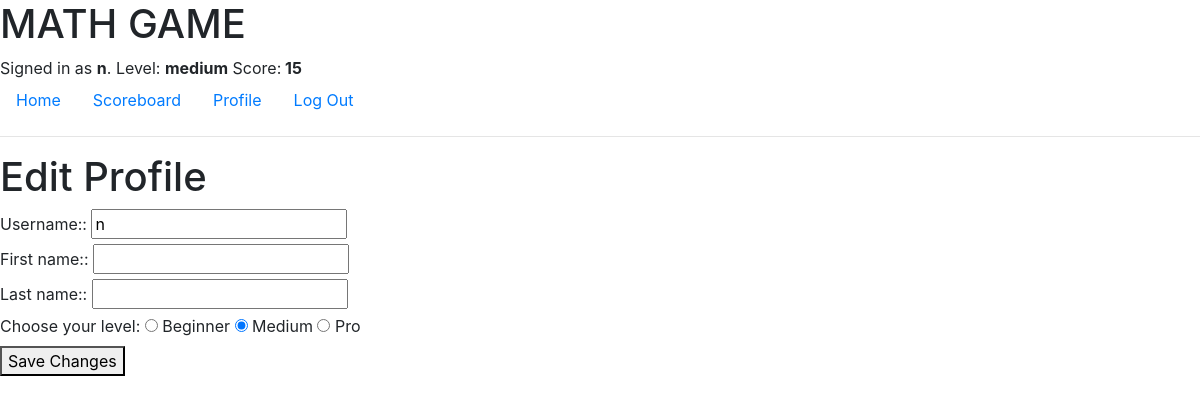
/edit_profile/ (signed in), run on an earlier commit of the app's database.
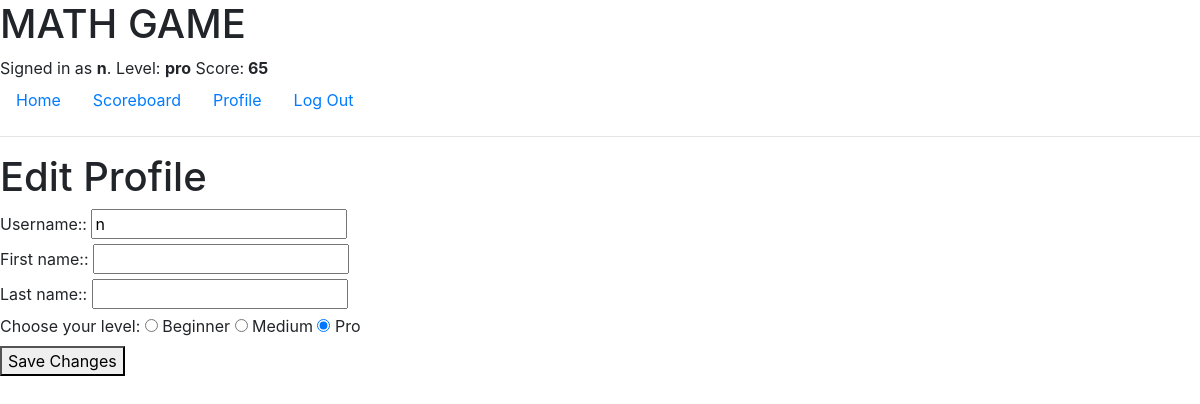
And on a later commit of the database.
### Math/models.py (models this page shows, shortened)
class User(AbstractUser):
    LEVEL_CHOICES = (
        ('beginner', 'Beginner'),
        ('medium', 'Medium'),
        ('pro', 'Pro'),
    )
    level = models.CharField(max_length=20, choices=LEVEL_CHOICES, default='beginner')
    score = models.IntegerField(default=0)
    groups = models.ManyToManyField('auth.Group', related_name='math_users_groups')
    user_permissions = models.ManyToManyField('auth.Permission', related_name='math_users_permissions')
    first_login = models.BooleanField(default=True)

### Math/views.py (the view)
# urls.py: path('edit_profile/', views.edit_profile, name='edit_profile'),
def edit_profile(request):
    user = request.user
    if request.method == 'POST':
        form = UserProfileForm(request.POST, instance=user)
        if form.is_valid():
            form.save()
            return redirect('profile')
    else:
        form = UserProfileForm(instance=user)
    return render(request, 'edit_profile.html', {'form': form})

### Math/forms.py
class UserProfileForm(forms.ModelForm):
    class Meta:
        model = User
        fields = ['username', 'first_name', 'last_name', 'level']

### Math/templates/edit_profile.html (shortened to what this page needs)
{% extends "layout.html" %}
{% block body %}
    <h1>Edit Profile</h1>
    <form action="{% url 'edit_profile' %}" method="post">
        {{ form.username.label_tag }}: {{ form.username }}<br>
        {{ form.first_name.label_tag }}: {{ form.first_name }}<br>
        {{ form.last_name.label_tag }}: {{ form.last_name }}<br>
          <div>
            Choose your level:{% for level, label in form.fields.level.choices %}
              <label>
                <input type="radio" name="level" value="{{ level }}" {% if level == form.instance.level %}checked{% endif %}>
                {{ label }}
              </label>
            {% endfor %}
          </div>
        <button type="submit">Save Changes</button>
    </form>
{% endblock %}

### Math/templates/layout.html (shortened to what this page needs)
{% load static %}
<!DOCTYPE html>
<html lang="en">
    <head>
        <link rel="stylesheet" href="https://stackpath.bootstrapcdn.com/bootstrap/4.4.1/css/bootstrap.min.css">
    </head>
    <body>
        <h1>MATH GAME</h1>
        <div>
            {% if user.is_authenticated %}
                Signed in as <strong>{{ user.username }}</strong>.
                Level: <strong><span id="user-level">{{ user.level }}</span></strong>
                Score:<strong> <span id="user-score">{{ user.score }}</span></strong>
            {% else %}
                Not signed in.
            {% endif %}
        </div>
        <ul class="nav">
            <li class="nav-item">
                <a class="nav-link" href="{% url 'index' %}">Home</a>
            </li>
        <li class="nav-item">
                <a class="nav-link" href="{% url 'scoreboard' %}">Scoreboard</a>
            </li>
            {% if user.is_authenticated %}
                <li class="nav-item">
                <a class="nav-link" href="{% url 'profile' %}">Profile</a>
                </li>
                <li class="nav-item">
                    <a class="nav-link" href="{% url 'logout' %}">Log Out</a>
                </li>
            {% endif %}
        </ul>
        <hr>
        {% block body %}
        {% endblock %}
    </body>
</html>

What changed in the data, as far as the page shows it:
changed User "☐ Beginner": level "medium" → "pro"; score "15" → "65"; level "☑ Medium" → "☐ Medium"; level "☐ Pro" → "☑ Pro"
